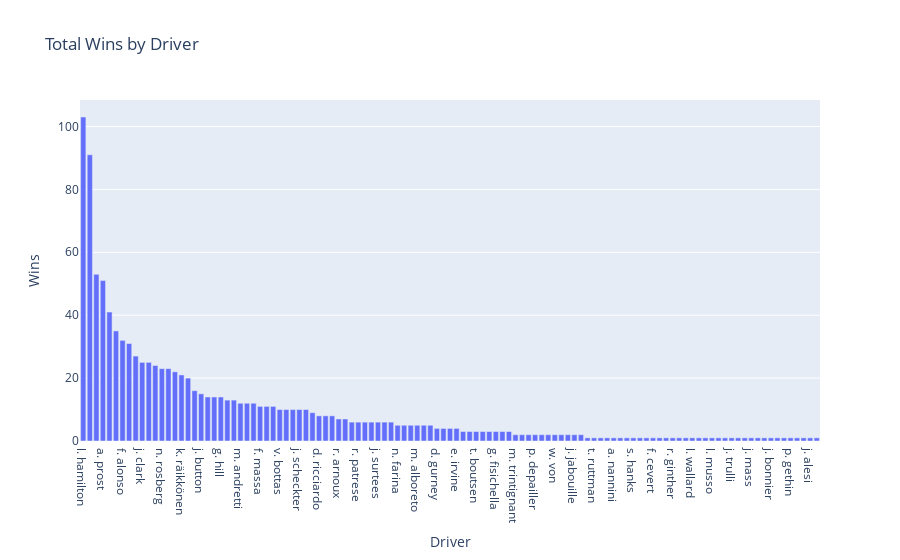

Notebook source saved alongside this figure:
### Code cell
# Plot bar chart for race wins
winner_race_results['driver_name'] = winner_race_results['first_name'].str[0] + '. ' + winner_race_results['last_name']
driver_wins_count = winner_race_results.groupby('driver_name').size().reset_index(name='wins')
driver_wins_count = driver_wins_count.sort_values('wins', ascending=False)
driver_wins = px.bar(driver_wins_count, x='driver_name', y='wins', title='Total Wins by Driver', labels={'driver_name':'Driver', 'wins':'Wins'})
driver_wins.show()

### Figure 1 — Plotly figure (JSON) as saved in the notebook; plotly's stock layout.template omitted (floating-point values rounded to 4 significant figures)
{"data": [{"alignmentgroup": "True", "hovertemplate": "Driver=%{x}<br>Wins=%{y}<extra></extra>", "legendgroup": "", "marker": {"color": "#636efa", "pattern": {"shape": ""}}, "name": "", "offsetgroup": "", "orientation": "v", "showlegend": false, "textposition": "auto", "type": "bar", "x": ["l. hamilton", "m. schumacher", "s. vettel", "a. prost", "a. senna", "m. verstappen", "f. alonso", "n. mansell", "j. stewart", "j. clark", "n. lauda", "j. fangio", "n. rosberg", "n. piquet", "d. hill", "k. räikkönen", "m. häkkinen", "s. moss", "j. button", "j. brabham", "e. fittipaldi", "g. hill", "a. ascari", "d. coulthard", "m. andretti", "c. reutemann", "a. jones", "f. massa", "j. villeneuve", "r. barrichello", "v. bottas", "j. hunt", "r. peterson", "j. scheckter", "g. berger", "m. webber", "d. ricciardo", "j. ickx", "d. hulme", "r. arnoux", "j. pablo", "j. laffite", "r. patrese", "t. brooks", "r. schumacher", "j. surtees", "j. rindt", "g. villeneuve", "n. farina", "j. watson", "k. rosberg", "m. alboreto", "c. leclerc", "c. regazzoni", "d. gurney", "b. mclaren", "s. pérez", "e. irvine", "j. herbert", "m. hawthorn", "t. boutsen", "d. pironi", "p. collins", "g. fisichella", "h. frentzen", "p. hill", "m. trintignant", "p. tambay", "p. revson", "p. depailler", "p. rodríguez", "j. siffert", "w. von", "b. vukovich", "e. de", "j. jabouille", "j. froilán", "b. sweikert", "t. ruttman", "c. pace", "c. sainz", "a. nannini", "p. taruffi", "v. brambilla", "s. hanks", "r. ward", "e. ocon", "f. cevert", "g. baghetti", "r. kubica", "r. ginther", "g. nilsson", "g. russell", "l. wallard", "h. kovalainen", "o. panis", "l. musso", "l. fagioli", "l. bandini", "j. trulli", "j. rathmann", "j. parsons", "j. mass", "j. bryan", "l. scarfiotti", "j. bonnier", "p. flaherty", "p. gasly", "p. gethin", "j. beltoise", "p. maldonado", "j. alesi", "i. ireland"], "xaxis": "x", "y": [103, 91, 53, 51, 41, 35, 32, 31, 27, 25, 25, 24, 23, 23, 22, 21, 20, 16, 15, 14, 14, 14, 13, 13, 12, 12, 12, 11, 11, 11, 10, 10, 10, 10, 10, 9, 8, 8, 8, 7, 7, 6, 6, 6, 6, 6, 6, 6, 5, 5, 5, 5, 5, 5, 4, 4, 4, 4, 3, 3, 3, 3, 3, 3, 3, 3, 2, 2, 2, 2, 2, 2, 2, 2, 2, 2, 2, 1, 1, 1, 1, 1, 1, 1, 1, 1, 1, 1, 1, 1, 1, 1, 1, 1, 1, 1, 1, 1, 1, 1, 1, 1, 1, 1, 1, 1, 1, 1, 1, 1, 1, 1, 1], "yaxis": "y"}], "layout": {"barmode": "relative", "legend": {"tracegroupgap": 0}, "title": {"text": "Total Wins by Driver"}, "xaxis": {"anchor": "y", "domain": [0, 1], "title": {"text": "Driver"}}, "yaxis": {"anchor": "x", "domain": [0, 1], "title": {"text": "Wins"}}}}
